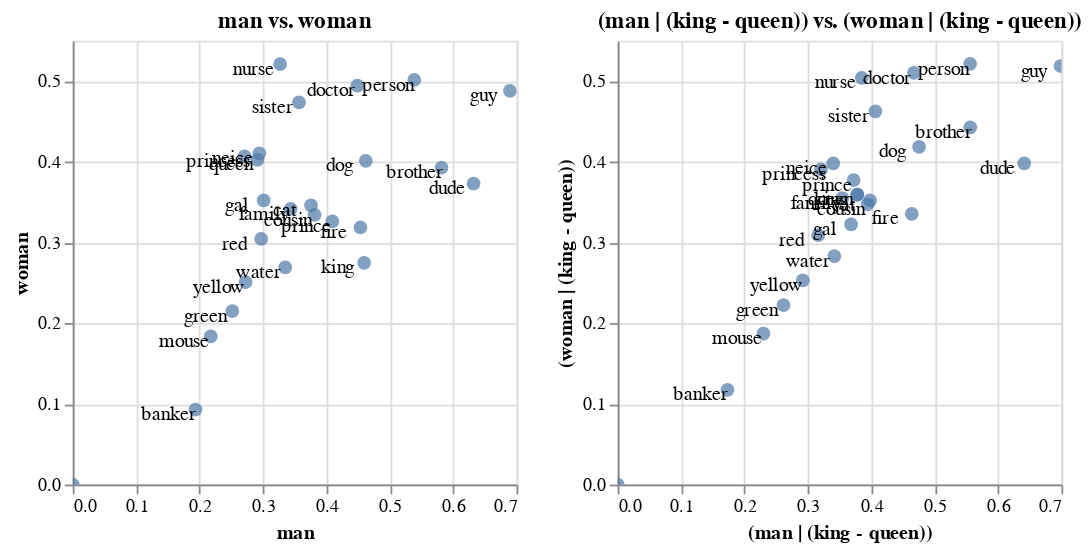

Source (notebook cell):
### Markdown cell above
The charts that we output here are from the Altair library. This means that you can, among other things, customise the size if you prefer.

### Code cell
s = 250
(orig_chart.properties(width=s, height=s) | new_chart.properties(width=s, height=s))

### Figure 1 — Vega-Lite specification as saved in the notebook (floating-point values rounded to 4 significant figures)
{"config": {"view": {"continuousWidth": 400, "continuousHeight": 300}}, "hconcat": [{"layer": [{"mark": {"type": "circle", "size": 60}, "encoding": {"tooltip": [{"type": "nominal", "field": "name"}, {"type": "nominal", "field": "original"}], "x": {"type": "quantitative", "axis": {"title": "man"}, "field": "x_axis"}, "y": {"type": "quantitative", "axis": {"title": "woman"}, "field": "y_axis"}}, "selection": {"selector001": {"type": "interval", "bind": "scales", "encodings": ["x", "y"]}}, "title": "man vs. woman"}, {"mark": {"type": "text", "color": "black", "dx": -15, "dy": 3}, "encoding": {"text": {"type": "nominal", "field": "original"}, "x": {"type": "quantitative", "axis": {"title": "man"}, "field": "x_axis"}, "y": {"type": "quantitative", "axis": {"title": "woman"}, "field": "y_axis"}}}], "data": {"name": "data-15774a1af3e17e7d98478860e09ed029"}, "height": 250, "width": 250}, {"layer": [{"mark": {"type": "circle", "size": 60}, "encoding": {"tooltip": [{"type": "nominal", "field": "name"}, {"type": "nominal", "field": "original"}], "x": {"type": "quantitative", "axis": {"title": "(man | (king - queen))"}, "field": "x_axis"}, "y": {"type": "quantitative", "axis": {"title": "(woman | (king - queen))"}, "field": "y_axis"}}, "selection": {"selector002": {"type": "interval", "bind": "scales", "encodings": ["x", "y"]}}, "title": "(man | (king - queen)) vs. (woman | (king - queen))"}, {"mark": {"type": "text", "color": "black", "dx": -15, "dy": 3}, "encoding": {"text": {"type": "nominal", "field": "original"}, "x": {"type": "quantitative", "axis": {"title": "(man | (king - queen))"}, "field": "x_axis"}, "y": {"type": "quantitative", "axis": {"title": "(woman | (king - queen))"}, "field": "y_axis"}}}], "data": {"name": "data-5ef8856a00a327788b3c3840144bb429"}, "height": 250, "width": 250}], "$schema": "https://vega.github.io/schema/vega-lite/v4.0.2.json", "datasets": {"data-15774a1af3e17e7d98478860e09ed029": [{"x_axis": 0.4095, "y_axis": 0.3262, "name": "prince", "original": "prince"}, {"x_axis": 0.271, "y_axis": 0.4069, "name": "princess", "original": "princess"}, {"x_axis": 0.3271, "y_axis": 0.5211, "name": "nurse", "original": "nurse"}, {"x_axis": 0.449, "y_axis": 0.4944, "name": "doctor", "original": "doctor"}, {"x_axis": 0.1935, "y_axis": 0.09302, "name": "banker", "original": "banker"}, {"x_axis": 0.3816, "y_axis": 0.3343, "name": "cousin", "original": "cousin"}, {"x_axis": 0.2943, "y_axis": 0.4104, "name": "neice", "original": "neice"}, {"x_axis": 0.4596, "y_axis": 0.2749, "name": "king", "original": "king"}, {"x_axis": 0.2914, "y_axis": 0.4025, "name": "queen", "original": "queen"}, {"x_axis": 0.6323, "y_axis": 0.3729, "name": "dude", "original": "dude"}, {"x_axis": 0.6896, "y_axis": 0.4881, "name": "guy", "original": "guy"}, {"x_axis": 0.301, "y_axis": 0.3523, "name": "gal", "original": "gal"}, {"x_axis": 0.4538, "y_axis": 0.3186, "name": "fire", "original": "fire"}, {"x_axis": 0.4622, "y_axis": 0.4013, "name": "dog", "original": "dog"}, {"x_axis": 0.3758, "y_axis": 0.3462, "name": "cat", "original": "cat"}, {"x_axis": 0.2176, "y_axis": 0.1836, "name": "mouse", "original": "mouse"}, {"x_axis": 0.2972, "y_axis": 0.3045, "name": "red", "original": "red"}, {"x_axis": 0.0, "y_axis": 0.0, "name": "bluee", "original": "bluee"}, {"x_axis": 0.2516, "y_axis": 0.215, "name": "green", "original": "green"}, {"x_axis": 0.2726, "y_axis": 0.2511, "name": "yellow", "original": "yellow"}, {"x_axis": 0.3351, "y_axis": 0.2691, "name": "water", "original": "water"}, {"x_axis": 0.5387, "y_axis": 0.5016, "name": "person", "original": "person"}, {"x_axis": 0.3437, "y_axis": 0.3416, "name": "family", "original": "family"}, {"x_axis": 0.5817, "y_axis": 0.3928, "name": "brother", "original": "brother"}, {"x_axis": 0.3568, "y_axis": 0.4737, "name": "sister", "original": "sister"}], "data-5ef8856a00a327788b3c3840144bb429": [{"x_axis": 0.3721, "y_axis": 0.3774, "name": "(prince | (king - queen))", "original": "prince"}, {"x_axis": 0.3208, "y_axis": 0.3907, "name": "(princess | (king - queen))", "original": "princess"}, {"x_axis": 0.385, "y_axis": 0.5041, "name": "(nurse | (king - queen))", "original": "nurse"}, {"x_axis": 0.4673, "y_axis": 0.5102, "name": "(doctor | (king - queen))", "original": "doctor"}, {"x_axis": 0.1732, "y_axis": 0.1174, "name": "(banker | (king - queen))", "original": "banker"}, {"x_axis": 0.3943, "y_axis": 0.3474, "name": "(cousin | (king - queen))", "original": "cousin"}, {"x_axis": 0.34, "y_axis": 0.3981, "name": "(neice | (king - queen))", "original": "neice"}, {"x_axis": 0.3779, "y_axis": 0.3594, "name": "(king | (king - queen))", "original": "king"}, {"x_axis": 0.3779, "y_axis": 0.3594, "name": "(queen | (king - queen))", "original": "queen"}, {"x_axis": 0.6413, "y_axis": 0.3982, "name": "(dude | (king - queen))", "original": "dude"}, {"x_axis": 0.6985, "y_axis": 0.5188, "name": "(guy | (king - queen))", "original": "guy"}, {"x_axis": 0.3681, "y_axis": 0.3225, "name": "(gal | (king - queen))", "original": "gal"}, {"x_axis": 0.4639, "y_axis": 0.3356, "name": "(fire | (king - queen))", "original": "fire"}, {"x_axis": 0.4754, "y_axis": 0.4187, "name": "(dog | (king - queen))", "original": "dog"}, {"x_axis": 0.3981, "y_axis": 0.3522, "name": "(cat | (king - queen))", "original": "cat"}, {"x_axis": 0.2298, "y_axis": 0.1871, "name": "(mouse | (king - queen))", "original": "mouse"}, {"x_axis": 0.3163, "y_axis": 0.3091, "name": "(red | (king - queen))", "original": "red"}, {"x_axis": 0.0, "y_axis": 0.0, "name": "(bluee | (king - queen))", "original": "bluee"}, {"x_axis": 0.2615, "y_axis": 0.2223, "name": "(green | (king - queen))", "original": "green"}, {"x_axis": 0.292, "y_axis": 0.253, "name": "(yellow | (king - queen))", "original": "yellow"}, {"x_axis": 0.3418, "y_axis": 0.2833, "name": "(water | (king - queen))", "original": "water"}, {"x_axis": 0.5559, "y_axis": 0.5215, "name": "(person | (king - queen))", "original": "person"}, {"x_axis": 0.3544, "y_axis": 0.3551, "name": "(family | (king - queen))", "original": "family"}, {"x_axis": 0.5562, "y_axis": 0.4428, "name": "(brother | (king - queen))", "original": "brother"}, {"x_axis": 0.4065, "y_axis": 0.4624, "name": "(sister | (king - queen))", "original": "sister"}]}}
